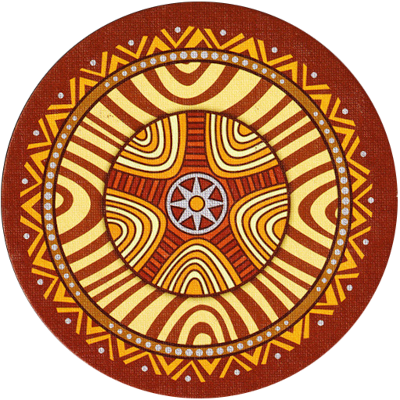
#> input picture skull/rastaback.png, 400 x 400 px; its folder holds 6 pictures in this run
$ python imagemerge.py
#> lines starting #> are read from the running program, lines starting #| are printed output that depends on the picture
from PIL import Image
from PIL import ImageDraw, ImageFont
from math import ceil, floor
def imagemergef(player,directory, filenamelist):
    images, imagesizes = [], []
    for name in filenamelist:
        image = Image.open(f'{directory}/{name}.jpg')
        images.append(image)
        imagesizes.append(image.size[0])
    row = ceil(len(images)/5)
    new_image = Image.new('RGB',(min(5,len(images))*imagesizes[0], images[0].size[1]*row), (250,250,250))
    for k in range(len(images)):
        new_image.paste(images[k],(sum(imagesizes[5*floor(k/5):k]),images[0].size[1]*floor(k/5)))
    new_image.save(f"{directory}/{player}-merged.jpg","JPEG")
#    new_image.show()

#imagemerge("sushigo",[1,1,1,1,1,1,1,1,1,1])
def imagemergemat(usernames,directory, filelist):
    images, imagesizes = [], []
    for k in range(len(usernames)):
        image = Image.open(f'{directory}/{filelist[k]}.jpg')
        I1 = ImageDraw.Draw(image)
        myFont = ImageFont.truetype("../../Documents/ISSI/ImageJ/jre/lib/fonts/LucidaBrightDemiBold.ttf",35)
        I1.text((200,550),f"{usernames[k]}", font = myFont, fill = "#000")
        images.append(image)
        imagesizes.append(image.size[0])
    row = ceil(len(images)/3)
    new_image = Image.new('RGB',(min(3,len(images))*imagesizes[0], images[0].size[1]*row), (250,250,250))
    for k in range(len(images)):
        new_image.paste(images[k],(sum(imagesizes[3*floor(k/3):k]),images[0].size[1]*floor(k/3)))
    new_image.save(f"{directory}/mats-merged.jpg","JPEG")
#imagemergef("rasta","skull",["rastaflower", "rastaflower", "rastaflower", "rastaskull"])
directory = "skull"
image1 = Image.open(f'{directory}/rastaback.png')
#> image1 is the input picture: PIL image 400x400 RGBA; mean R, G, B, A 134.5, 79.1, 38, 197.2
image2 = Image.open(f'{directory}/rastamat1.jpg')
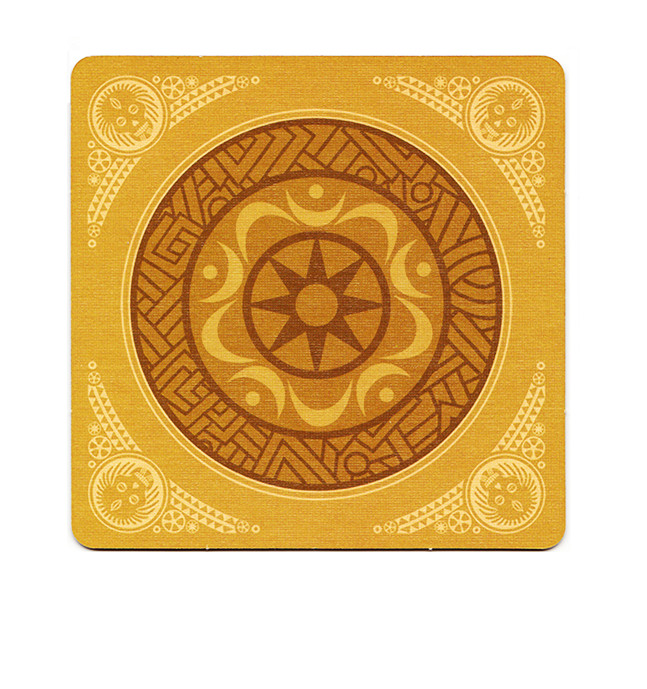
#> input picture skull/rastamat1.jpg, 647 x 689 px
#> image2 is the input picture: PIL image 647x689 RGB; mean R, G, B 227.2, 194.8, 141.8
# Calculate width to be at the center
width = (image2.width - image1.width) // 2
#> width = 123
# Calculate height to be at the center
height = (image2.height - image1.height) // 2
#> height = 144
# Paste the frontImage at (width, height)
image2.paste(image1, (width, height), image1)
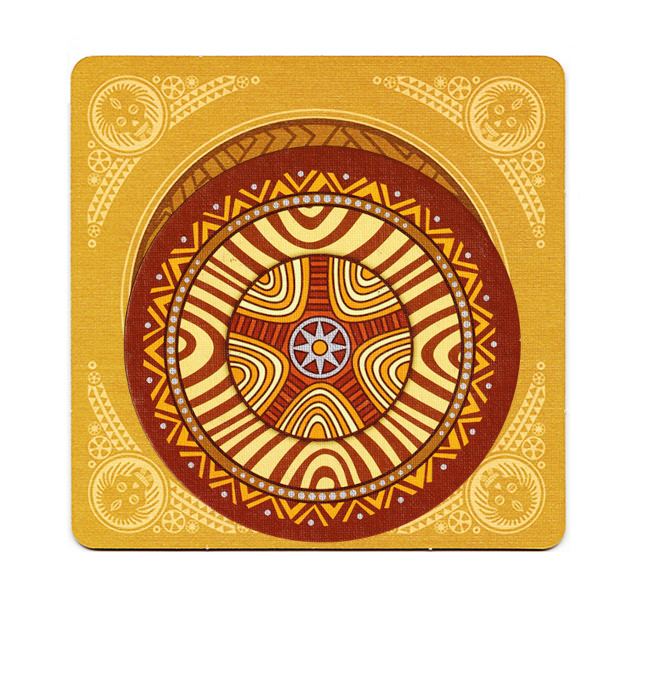
#> image2: PIL image 647x689 RGB; mean R, G, B 222.7, 188.7, 144.8
# Save this image
image2.save(f"{directory}/new.png", format="png")
